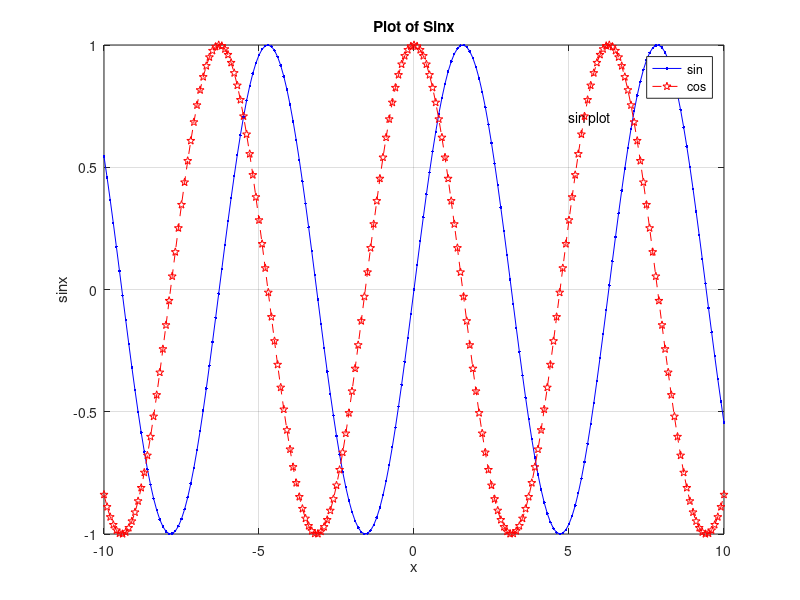

Source code (MATLAB):
a=linspace(0,10,5)
b=0:2:10
c=1:5

x=[1 2 3 4 5]
x(1)
x(1:end-1)


A=rand(2)
disp('Matrix indexing-subscripts')
A(1,1)
A(1,2)
A(2,1)
A(2,2)
disp('');
disp('Matrix indexing-indices')
A(1)
A(2)
A(3)
A(4)

disp('');
a=[1 2 3;4 5 6;7 8 9]
a(1:3,1:2)
a([1 3],[2 3])
a(2,2:3)=[10 20]

disp('')
vec=[1 2 10 54 9 8 11]
min(vec)
[val,ind]=max(vec)
ind=find(vec==54)

disp('')
cn=[1 2 3+2i]
cn'
transpose(cn)

rn=[1 2 3]
rn' %trnspose(rn) give same for real numbers


disp('Plotting')
disp('');

x=-10:0.1:10;
plot(x,sin(x),'b.-');
title('Plot of Sinx');
xlabel('x');
ylabel('sinx');

text(5,0.7,'sin plot');
grid on;
hold on;
z=cos(x);
plot(x,z,'rp--');
legend('sin','cos');
hold off;

disp('For Loop')
for n=1:10
display(n)
end



























